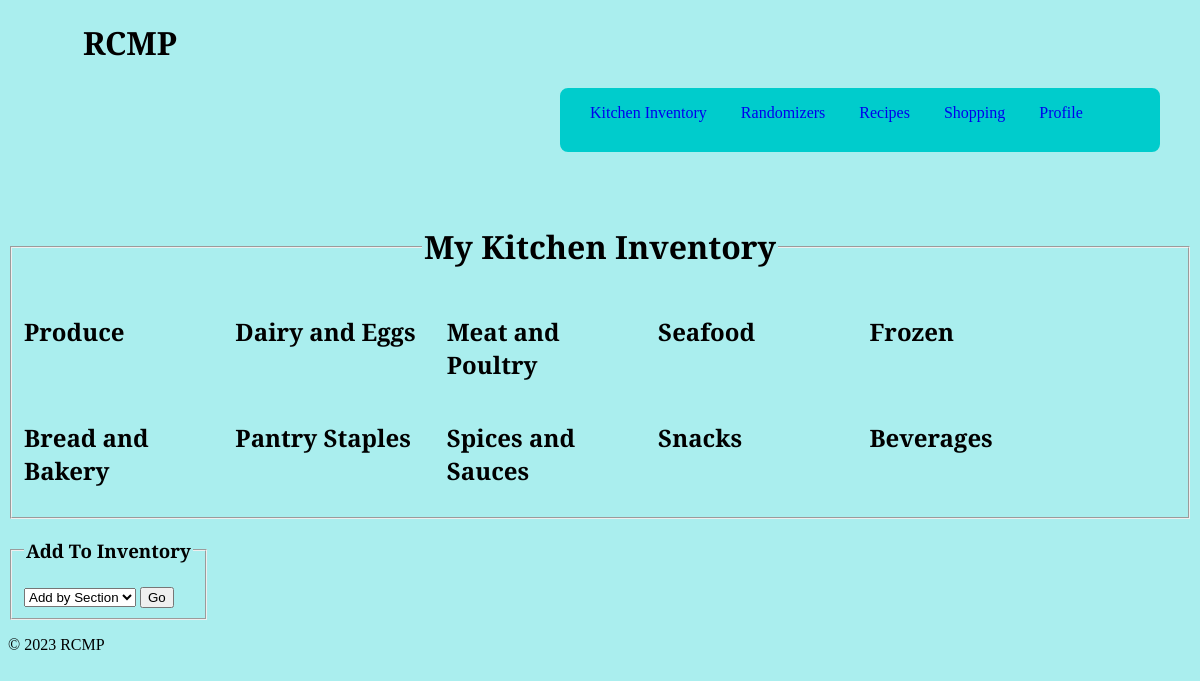
The app's page /Kitchen-Inventory, older data.
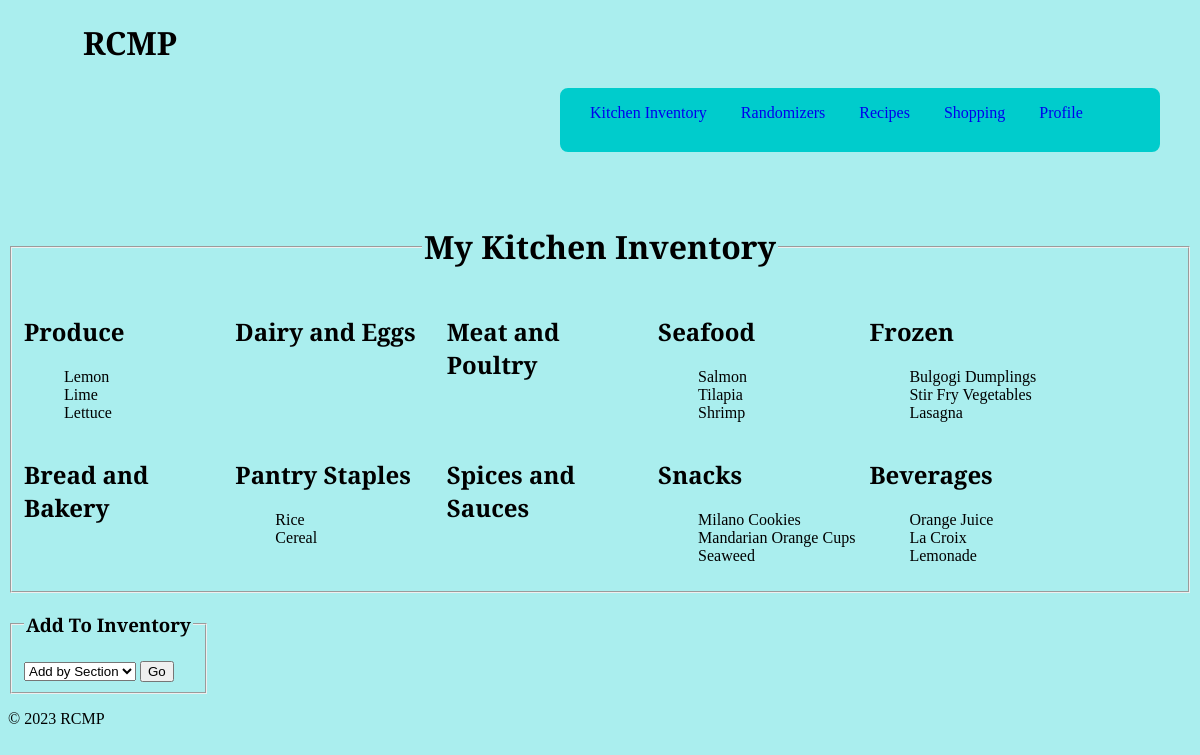
The same page, newer data.
### tables this page shows
CREATE TABLE KI_inventory(id INT PRIMARY KEY, item VARCHAR(50), CID VARCHAR(2), SID VARCHAR(4), stock_status BOOL, FOREIGN KEY (CID) REFERENCES KI_categories(id), FOREIGN KEY (SID) REFERENCES SS_all_stores(id));

### app.py (the view)
@app.route('/Kitchen-Inventory', methods=['POST', 'GET'])
def inventory():
    inv_data = ki.extract_inventory()
    return render_template('K-Inventory.html', data=inv_data)

### Kitchen_Inventory/inventory.py (called while the page is built)
def extract_inventory() -> dict:
	category_info = {id:name for id,name in curs.execute('SELECT id, name FROM KI_categories')}
	all_data = {category_info[data]:[] for data in category_info}
	item_info = [data for data in curs.execute('SELECT item, CID FROM KI_inventory')]
	for item,cid in item_info:
		cat_name = category_info[cid]
		all_data[cat_name].append(item)
	return all_data

### templates/K-Inventory.html (shortened to what this page needs)
{% extends 'base.html' %}
{% block head %}
    <link rel="stylesheet" type="text/css" href="../static/css/inventory.css">
{% endblock %}
{% block content %}
    <fieldset class="inventory-display">
        <legend class="page-title">
            <h1>My Kitchen Inventory</h1>
        </legend>
        <div class="category-grid">
            <div class="category">
                <h2>Produce</h2>
                <ul class="inventory-items">
                    {% for items in data['produce'] %}
                    <li>{{  items  }}</li>
                    {% endfor %}
                </ul>
            </div>
            <div class="category">
                <h2>Dairy and Eggs</h2>
            </div>
            <div class="category">
                <h2>Meat and Poultry</h2>
            </div>
            <div class="category">
                <h2>Seafood</h2>
                <ul class="inventory-items">
                    {% for items in data['seafood'] %}
                    <li>{{  items  }}</li>
                    {% endfor %}
                </ul>
            </div>
            <div class="category">
                <h2>Frozen</h2>
                <ul class="inventory-items">
                    {% for items in data['frozen'] %}
                    <li>{{  items  }}</li>
                    {% endfor %}
                </ul>
            </div>
        </div>
        <div class="category-grid">
            <div class="category">
                <h2>Bread and Bakery</h2>
        </div>
        <div class="category">
            <h2>Pantry Staples</h2>
            <ul class="inventory-items">
                {% for items in data['pantry'] %}
                <li>{{  items  }}</li>
                {% endfor %}
            </ul>
        </div>
        <div class="category">
            <h2>Spices and Sauces</h2>
        </div>
        <div class="category">
            <h2>Snacks</h2>
            <ul class="inventory-items">
                {% for items in data['snacks'] %}
                <li>{{  items  }}</li>
                {% endfor %}
            </ul>
        </div>
        <div class="category">
            <h2>Beverages</h2>
            <ul class="inventory-items">
                {% for items in data['beverages'] %}
                <li>{{  items  }}</li>
                {% endfor %}
            </ul>
        </div>
    </fieldset>
    <div class="add-inventory">
        <fieldset>
            <legend>
                <h3>Add To Inventory</h3>
            </legend>
            <form action="/add_inventory" method="post">
                <select name="add-inv">
                    <option value="Individual">Add by Section</option>
                </select>
                <input type="submit" value="Go">
            </form>
        </fieldset>
    </div>
{% endblock %}

Row changes from the older to the newer data that the page shows:
added KI_inventory: item "Lemon", shown under "Produce"
added KI_inventory: item "Lime", shown under "Produce"
added KI_inventory: item "Lettuce", shown under "Produce"
added KI_inventory: item "Salmon", shown under "Seafood"
added KI_inventory: item "Tilapia", shown under "Seafood"
added KI_inventory: item "Shrimp", shown under "Seafood"
added KI_inventory: item "Bulgogi Dumplings", shown under "Frozen"
added KI_inventory: item "Stir Fry Vegetables", shown under "Frozen"
added KI_inventory: item "Lasagna", shown under "Frozen"
added KI_inventory: item "Rice", shown under "Pantry Staples"
added KI_inventory: item "Cereal", shown under "Pantry Staples"
added KI_inventory: item "Milano Cookies", shown under "Snacks"
added KI_inventory: item "Mandarian Orange Cups", shown under "Snacks"
added KI_inventory: item "Seaweed", shown under "Snacks"
added KI_inventory: item "Orange Juice", shown under "Beverages"
added KI_inventory: item "La Croix", shown under "Beverages"
added KI_inventory: item "Lemonade", shown under "Beverages"
